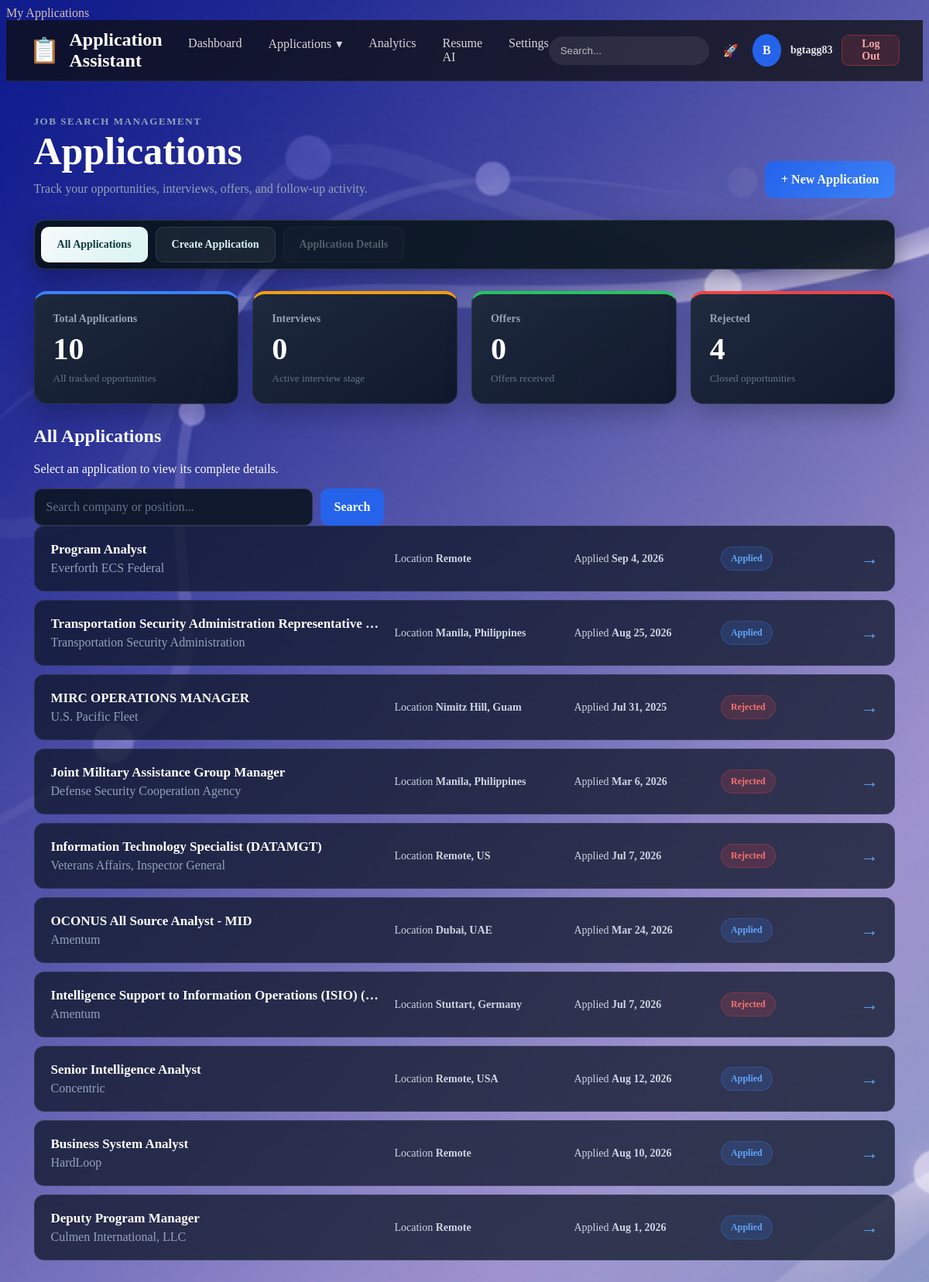
/applications/ (signed in), run on the app's committed database.
### applications/models.py (models this page shows, shortened)
class JobApplication(models.Model):
    STATUS_CHOICES = [
        ('saved', 'Saved'),
        ('applied', 'Applied'),
        ('screening', 'Screening'),
        ('interviewing', 'Interviewing'),
        ('offer', 'Offer'),
        ('rejected', 'Rejected'),
        ('accepted', 'Accepted'),
        ('withdrawn', 'Withdrawn'),
    ]
    user = models.ForeignKey(
        settings.AUTH_USER_MODEL,
        on_delete=models.CASCADE,
        related_name="job_applications",
    )
    company = models.CharField(
        max_length=150,
    )
    position = models.CharField(
        max_length=150,
    )
    status = models.CharField(
        max_length=20,
        choices=STATUS_CHOICES,
        default="saved",
    )
    location = models.CharField(
        max_length=150,
        blank=True,
    )
    job_url = models.URLField(
        max_length=500,
        blank=True,
    )
    contact_name = models.CharField(
        max_length=150,
        blank=True,
    )
    contact_email = models.EmailField(
        blank=True,
    )
    salary = models.CharField(
        max_length=100,
        blank=True,
    )
    applied_date = models.DateField(
        null=True,
        blank=True,
    )
    follow_up_date = models.DateField(
        null=True,
        blank=True,
    )
    notes = models.TextField(
        blank=True,
    )
    created_at = models.DateTimeField(
        auto_now_add=True,
    )
    updated_at = models.DateTimeField(
        auto_now=True,
    )
    class Meta:
        ordering = ["-created_at"]

### applications/views.py (the view, shortened to what this page needs)
class ApplicationListView(
    LoginRequiredMixin,
    ListView,
):
    model = JobApplication
    template_name = (
        "applications/application_list.html"
    )
    context_object_name = "applications"
    def get_queryset(self):
        queryset = JobApplication.objects.filter(
            user=self.request.user
        )
        query = self.request.GET.get(
            "query",
            "",
        ).strip()
        return queryset.order_by("-created_at")
    def get_context_data(self, **kwargs):
        context = super().get_context_data(**kwargs)
        all_applications = JobApplication.objects.filter(
            user=self.request.user
        )
        context["total_applications"] = (
            all_applications.count()
        )
        context["interview_count"] = (
            all_applications.filter(
                status="interview"
            ).count()
        )
        context["offer_count"] = (
            all_applications.filter(
                status="offer"
            ).count()
        )
        context["rejected_count"] = (
            all_applications.filter(
                status="rejected"
            ).count()
        )
        context["query"] = self.request.GET.get(
            "query",
            "",
        ).strip()
        return context

### templates/applications/application_list.html (shortened to what this page needs)
{% extends "base.html" %}
{% load static %}
{% block extra_css %}
    <link
    rel="stylesheet"
    href="{% static 'css/application_list.css' %}"
    >
    <link
    rel="stylesheet"
    href="{% static 'css/application-shared.css' %}"
    >
{% endblock %}
{% block content %}
<section class="application-page">
    <header class="application-heading">
        <div>
            <p class="application-eyebrow">
                Job search management
            </p>
            <h1>Applications</h1>
            <p>
                Track your opportunities, interviews, offers,
                and follow-up activity.
            </p>
        </div>
        <a
            href="{% url 'applications:application-create' %}"
            class="application-primary-button"
        >
            + New Application
        </a>
    </header>
    <nav class="application-tabs">
        <a
            href="{% url 'applications:application-list' %}"
            class="application-tab active"
        >
            All Applications
        </a>
        <a
            href="{% url 'applications:application-create' %}"
            class="application-tab"
        >
            Create Application
        </a>
        <span
            class="application-tab disabled"
            title="Select an application to view its details."
        >
            Application Details
        </span>
    </nav>
    <section class="application-stats">
        <article class="application-stat-card">
            <span>Total Applications</span>
            <strong>
                {{ total_applications }}
            </strong>
            <small>
                All tracked opportunities
            </small>
        </article>
        <article class="application-stat-card interview-stat">
            <span>Interviews</span>
            <strong>
                {{ interview_count }}
            </strong>
            <small>
                Active interview stage
            </small>
        </article>
        <article class="application-stat-card offer-stat">
            <span>Offers</span>
            <strong>
                {{ offer_count }}
            </strong>
            <small>
                Offers received
            </small>
        </article>
        <article class="application-stat-card rejected-stat">
            <span>Rejected</span>
            <strong>
                {{ rejected_count }}
            </strong>
            <small>
                Closed opportunities
            </small>
        </article>
    </section>
    <div class="application-list-heading">
        <div>
            <h2>All Applications</h2>
            <p>
                Select an application to view its complete details.
            </p>
        </div>
        <form
            method="get"
            class="application-search-form"
        >
            <input
                type="search"
                name="query"
                value="{{ query }}"
                placeholder="Search company or position..."
            >
            <button type="submit">
                Search
            </button>
        </form>
    </div>
    {% if applications %}
        <div class="application-list">
            {% for application in applications %}
                <a
                    href="{% url 'applications:application-detail' application.pk %}"
                    class="application-list-item"
                >
                    <div class="application-main-info">
                        <h3>
                            {{ application.position }}
                        </h3>
                        <p>
                            {{ application.company }}
                        </p>
                    </div>
                    <div class="application-location">
                        <span>Location</span>
                        <strong>
                            {{ application.location|default:"Not provided" }}
                        </strong>
                    </div>
                    <div class="application-date">
                        <span>Applied</span>
                        <strong>
                            {% if application.applied_date %}
                                {{ application.applied_date|date:"M j, Y" }}
                            {% else %}
                                Not provided
                            {% endif %}
                        </strong>
                    </div>
                    <div class="application-status">
                        <span
                            class="status-badge status-{{ application.status }}"
                        >
                            {{ application.get_status_display }}
                        </span>
                    </div>
                    <div class="application-arrow">
                        →
                    </div>
                </a>
            {% endfor %}
        </div>
    {% endif %}
</section>
{% endblock %}

### templates/base.html (shortened to what this page needs)
{% load static %}
<!DOCTYPE html>
<html lang="en">
<head>
    <link rel="stylesheet" href="{% static 'css/styles.css' %}">
    <link rel="stylesheet" href="{% static 'css/navbar.css' %}">
    {% block extra_css %}
    {% endblock %}
</head>
<body>
    <header class="navbar">
        <div class="navbar-container">
            <a href="{% url 'applications:home' %}" class="logo">
                <span class="logo-icon">📋</span>
                <span>Application Assistant</span>
            </a>
            <nav class="nav-links">
                <a href="{% url 'applications:home' %}">
                    Dashboard
                </a>
                <div class="nav-dropdown">
                    <button
                        type="button"
                        class="dropdown-toggle"
                    >
                        Applications
                        <span>▾</span>
                    </button>
                </div>
                <a href="{% url 'applications:analytics' %}">
                    Analytics
                </a>
                <a href="{% url 'applications:resume-ai' %}">
                    Resume AI
                </a>
                <a href="{% url 'applications:settings' %}">
                    Settings
                </a>
            </nav>
            <div class="navbar-right">
                <input
                    type="search"
                    placeholder="Search..."
                    class="navbar-search"
                >
                <a href="{% url 'applications:register' %}" title="Register">
                    <span role="img" aria-label="Register">🚀</span>
                </a>
                {% if user.is_authenticated %}
                    <div class="user-menu">
                        <div class="avatar">
                            {{ user.username|first|upper }}
                        </div>
                        <span class="welcome-text">
                            {{ user.username }}
                        </span>
                        <form
                            action="{% url 'logout' %}"
                            method="post"
                            class="logout-form"
                        >
                            <button
                                type="submit"
                                class="logout-button"
                            >
                                Log Out
                            </button>
                        </form>
                    </div>
                {% else %}
                    <a
                        href="{% url 'login' %}" title="Log In">
                    <span role = "img" aria-label="Log In">🗝️</span>
                    </a>
                {% endif %}
            </div>
        </div>
    </header>
    <main>
        {% block content %}
        {% endblock %}
    </main>
</body>
</html>

### static/css/styles.css (style rules this page uses)
body { background-image: url('../images/background.png'); background-size: cover; color: rgb(218, 193, 162); }

### static/css/navbar.css (style rules this page uses)
.navbar { position:sticky; top:0; z-index:1000; backdrop-filter:blur(18px); -webkit-backdrop-filter:blur(18px); background:rgba(15,15,15,.75); border-bottom:1px solid rgba(255,255,255,.08); }
.navbar-container { width:min(1400px,95%); margin:auto; height:78px; display:flex; justify-content:space-between; align-items:center; }
.logo { display:flex; align-items:center; gap:12px; color:white; text-decoration:none; font-size:24px; font-weight:700; }
.logo-icon { font-size:32px; }
.nav-links { display:flex; gap:34px; }
.nav-links a { position:relative; color:#d8d8d8; text-decoration:none; font-weight:500; transition:.25s; }
.nav-links a::after { content:""; position:absolute; left:0; bottom:-8px; width:0; height:2px; background:#3b82f6; transition:.3s; }
.navbar-right { display:flex; align-items:center; gap:18px; }
.navbar-search { width:220px; padding:11px 15px; border:none; border-radius:999px; background:rgba(255,255,255,.08); color:white; }
.navbar-search::placeholder { color:#bdbdbd; }
.avatar { width:42px; height:42px; border-radius:50%; display:flex; justify-content:center; align-items:center; background:#2563eb; color:white; font-weight:700; transition:.25s; }
.user-menu { display: flex; align-items: center; gap: 12px; }
.welcome-text { color: #e5e7eb; font-size: 14px; font-weight: 600; }
.logout-form { margin: 0; }
.logout-button, .login-button { display: inline-flex; align-items: center; justify-content: center; min-height: 40px; padding: 0 16px; border: none; border-radius: 9px; font-family: inherit; font-size: 14px; font-weight: 700; text-decoration: none; cursor: pointer; transition: transform 0.2s ease, background-color 0.2s ease, box-shadow 0.2s ease; }
.logout-button { background: rgba(239, 68, 68, 0.14); color: #fca5a5; border: 1px solid rgba(239, 68, 68, 0.35); }
.nav-dropdown { position: relative; }
.dropdown-toggle { display: flex; align-items: center; gap: 6px; padding: 0; background: transparent; color: #d8d8d8; border: none; font-family: inherit; font-size: inherit; font-weight: 500; cursor: pointer; }

### static/css/application-shared.css (style rules this page uses)
.application-page { width: min(1400px, 94%); margin: 0 auto; padding: 42px 0 70px; color: #f8fafc; }
.application-eyebrow { margin: 0 0 7px; color: #60a5fa; font-size: 13px; font-weight: 800; letter-spacing: 0.12em; text-transform: uppercase; }
.application-tabs { display: flex; align-items: center; gap: 10px; margin-bottom: 28px; padding: 8px; overflow-x: auto; background: rgba(8, 20, 24, 0.88); border: 1px solid rgba(255, 255, 255, 0.14); border-radius: 14px; box-shadow: 0 10px 28px rgba(0, 0, 0, 0.28); backdrop-filter: blur(12px); -webkit-backdrop-filter: blur(12px); }
.application-tab { display: inline-flex; align-items: center; justify-content: center; flex: 0 0 auto; min-height: 44px; padding: 0 20px; background: rgba(255, 255, 255, 0.06); color: #d8f3f1; border: 1px solid rgba(255, 255, 255, 0.1); border-radius: 10px; font-size: 14px; font-weight: 750; text-decoration: none; white-space: nowrap; transition: background-color 0.2s ease, color 0.2s ease, border-color 0.2s ease, transform 0.2s ease, box-shadow 0.2s ease; }
.application-tab.active { background: linear-gradient( 135deg, #f8fafc, #d7f4f1 ); color: #0f3d3e; border-color: rgba(255, 255, 255, 0.7); box-shadow: 0 8px 20px rgba(0, 0, 0, 0.24); }
.application-tab.disabled { background: rgba(255, 255, 255, 0.025); color: rgba(216, 243, 241, 0.45); border-color: rgba(255, 255, 255, 0.06); cursor: not-allowed; opacity: 0.7; }
.application-primary-button { display: inline-flex; align-items: center; justify-content: center; min-height: 48px; padding: 0 21px; background: linear-gradient( 135deg, #2563eb, #3b82f6 ); color: #ffffff; border: none; border-radius: 11px; font: inherit; font-weight: 750; text-decoration: none; cursor: pointer; transition: transform 0.2s ease, box-shadow 0.2s ease, background-color 0.2s ease; }
.status-badge { display: inline-flex; align-items: center; justify-content: center; padding: 7px 12px; background: rgba(100, 116, 139, 0.18); color: #cbd5e1; border: 1px solid rgba(148, 163, 184, 0.18); border-radius: 999px; font-size: 12px; font-weight: 750; white-space: nowrap; }
.status-applied, .status-screening { background: rgba(59, 130, 246, 0.16); color: #60a5fa; border-color: rgba(59, 130, 246, 0.28); }
.status-rejected { background: rgba(239, 68, 68, 0.16); color: #f87171; border-color: rgba(239, 68, 68, 0.28); }

### data on the page
JobApplication: position "Program Analyst", company "Everforth ECS Federal", location "Remote", applied_date "Sep 4, 2026", status "Applied"
JobApplication: position "Transportation Security Administration Representative…", company "Transportation Security Administration", location "Manila, Philippines", applied_date "Aug 25, 2026", status "Applied"
JobApplication: position "MIRC OPERATIONS MANAGER", company "U.S. Pacific Fleet", location "Nimitz Hill, Guam", applied_date "Jul 31, 2025", status "Rejected"
JobApplication: position "Joint Military Assistance Group Manager", company "Defense Security Cooperation Agency", location "Manila, Philippines", applied_date "Mar 6, 2026", status "Rejected"
JobApplication: position "Information Technology Specialist (DATAMGT)", company "Veterans Affairs, Inspector General", location "Remote, US", applied_date "Jul 7, 2026", status "Rejected"
JobApplication: position "OCONUS All Source Analyst - MID", company "Amentum", location "Dubai, UAE", applied_date "Mar 24, 2026", status "Applied"
JobApplication: position "Intelligence Support to Information Operations (ISIO) (…", company "Amentum", location "Stuttart, Germany", applied_date "Jul 7, 2026", status "Rejected"
JobApplication: position "Senior Intelligence Analyst", company "Concentric", location "Remote, USA", applied_date "Aug 12, 2026", status "Applied"
JobApplication: position "Business System Analyst", company "HardLoop", location "Remote", applied_date "Aug 10, 2026", status "Applied"
JobApplication: position "Deputy Program Manager", company "Culmen International, LLC", location "Remote", applied_date "Aug 1, 2026", status "Applied"

### other printed values
{{ user.username|first|upper }} "B"
{{ user.username }} "bgtagg83"
{{ total_applications }} "10"
{{ interview_count }} "0"
{{ offer_count }} "0"
{{ rejected_count }} "4"
